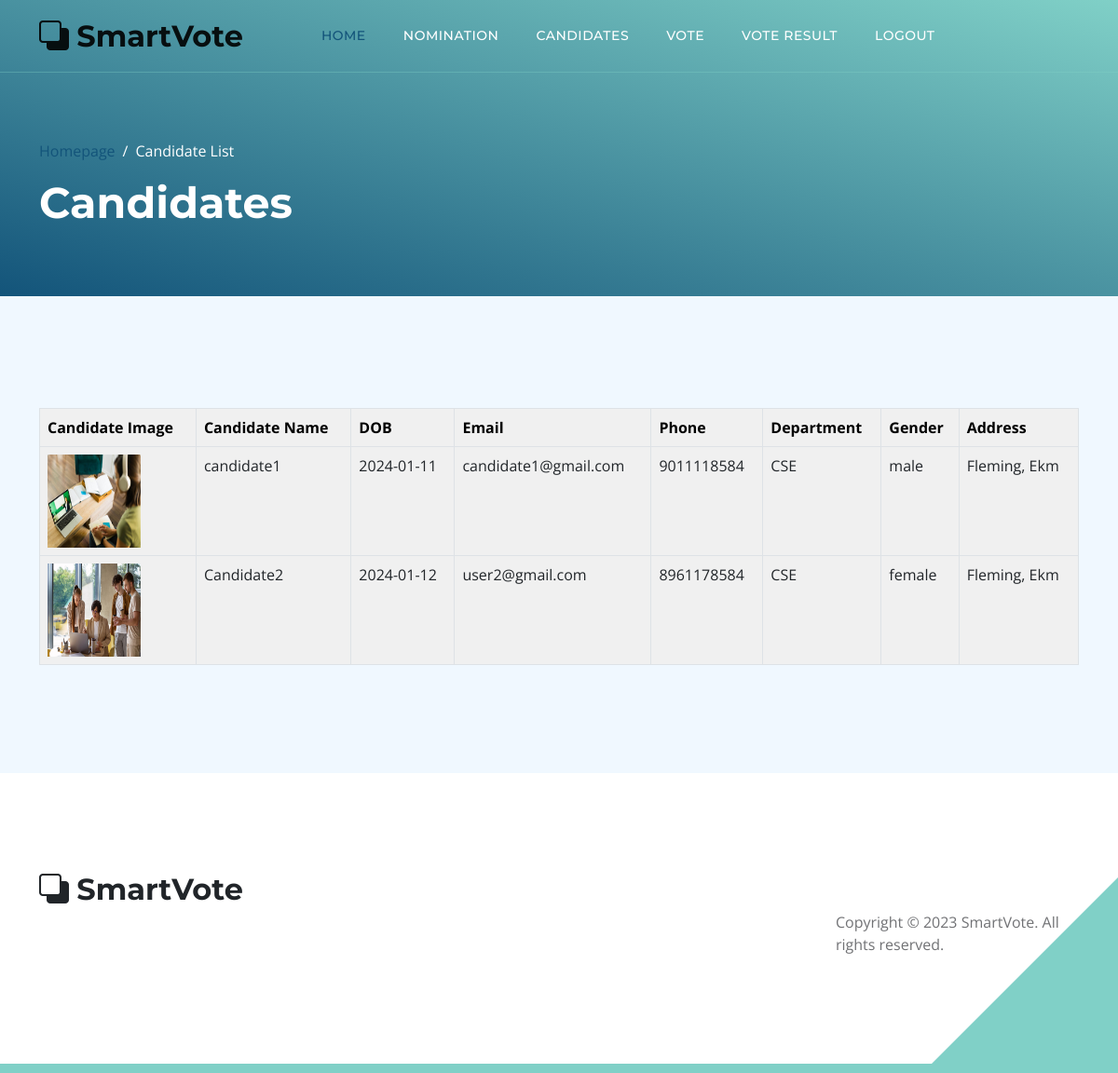
The page /preview_candidates_list_candidate (signed in) on the database its author committed.
### block_vote_app/models.py (models this page shows)
class Nomination(models.Model):
    n_id=models.IntegerField(primary_key=True)
    candidate_name=models.CharField(max_length=255)
    candidate_dob=models.CharField(max_length=255)
    candidate_email=models.CharField(max_length=255)
    candidate_phone=models.CharField(max_length=255)
    candidate_department=models.CharField(max_length=255)
    candidate_gender=models.CharField(max_length=255)
    candidate_address=models.CharField(max_length=255)
    statement_of_intent=models.CharField(max_length=255)
    candidate_image=models.CharField(max_length=255)
    status=models.CharField(max_length=255, default='Pending')

### block_vote_app/views.py (the view)
# urls.py: url(r'^preview_candidates_list_candidate',preview_candidates_list_candidate,name="preview_candidates_list_candidate"),
@never_cache
def preview_candidates_list_candidate(request):
	if 'uid' in request.session:
		mlist=Nomination.objects.filter(status="Approved")
		return render(request,'view_candidates_candidate.html',{'req': mlist})
	else:
		return render(request,'login_register.html')

### block_vote_app/templates/view_candidates_candidate.html (shortened to what this page needs)
{% load static %}
<!doctype html>
<html lang="en">
    <head>
        <link href="{% static 'css/bootstrap.min.css' %}" rel="stylesheet">
        <link href="{% static 'css/bootstrap-icons.css' %}" rel="stylesheet">
        <link href="{% static 'css/templatemo-topic-listing.css' %}" rel="stylesheet">
    </head>
    <body class="topics-listing-page" id="top">
        <main>
            <nav class="navbar navbar-expand-lg">
                <div class="container">
                    <a class="navbar-brand" href="#">
                        <i class="bi-back"></i>
                        <span>SmartVote</span>
                    </a>
                    <div class="collapse navbar-collapse" id="navbarNav">
                        <ul class="navbar-nav ms-lg-5 me-lg-auto">
                            <li class="nav-item">
                                <a class="nav-link click-scroll" href="{% url 'show_home_candidate' %}">Home</a>
                            </li>
                            <li class="nav-item">
                                <a class="nav-link click-scroll" href="{% url 'display_nomination' %}">Nomination</a>
                            </li>
                            <li class="nav-item">
                                <a class="nav-link click-scroll" href="{% url 'preview_candidates_list_candidate' %}">Candidates</a>
                            </li>
                            <li class="nav-item">
                                <a class="nav-link click-scroll" href="{% url 'visible_vote_page_candidate' %}">Vote</a>
                            </li>
                            <li class="nav-item">
                                <a class="nav-link click-scroll" href="{% url 'exhibit_result_candidate' %}">Vote Result</a>
                            </li>
                            <li class="nav-item">
                                <a class="nav-link" href="{% url 'logout' %}">Logout</a>
                            </li>
                        </ul>
                    </div>
                </div>
            </nav>
            <header class="site-header d-flex flex-column justify-content-center align-items-center">
                <div class="container">
                    <div class="row align-items-center">
                        <div class="col-lg-5 col-12">
                            <nav aria-label="breadcrumb">
                                <ol class="breadcrumb">
                                    <li class="breadcrumb-item"><a href="{% url 'show_home_candidate' %}">Homepage</a></li>
                                    <li class="breadcrumb-item active" aria-current="page">Candidate List</li>
                                </ol>
                            </nav>
                            <h2 class="text-white">Candidates</h2>
                        </div>
                    </div>
                </div>
            </header>
            <section class="section-padding section-bg">
                <div class="container">
              <div class="row">
                <div class="col-md-12">
                  <div class="table-wrap" style="margin-top: 20px;">
                    <table class="table table-bordered table-hover custom-table">
                    <thead>
                      <tr>
                        <th class="custom-text">Candidate Image</th>
                        <th class="custom-text">Candidate Name</th>
                        <th class="custom-text">DOB</th>
                        <th class="custom-text">Email</th>
                        <th class="custom-text">Phone</th>
                        <th class="custom-text">Department</th>
                        <th class="custom-text">Gender</th>
                        <th class="custom-text">Address</th>
                      </tr>
                    </thead>
                    <tbody>
                      {% for i in req %}
                      <tr scope="row">
                        <form action="" method="POST">
                          <td><input type="text" name="n_id" value="{{i.n_id}}" hidden>
                          <img src="{% static 'candidate_images/' %}{{ i.candidate_image }}" alt="Candidate Image" width="100" height="100"></td>
                          <td>{{i.candidate_name}}<input type="text" name="candidate_name" value="{{i.candidate_name}}" hidden></td>
                          <td>{{i.candidate_dob}}<input type="text" name="candidate_dob" id="candidate_dob" value="{{i.candidate_dob}}" hidden></td>
                          <td>{{i.candidate_email}}<input type="text" name="candidate_email" id="candidate_email" value="{{i.candidate_email}}" hidden></td>
                          <td>{{i.candidate_phone}}<input type="text" name="candidate_phone" id="candidate_phone" value="{{i.candidate_phone}}" hidden></td>
                          <td>{{i.candidate_department}}<input type="text" name="candidate_department" id="candidate_department" value="{{i.candidate_department}}" hidden></td>
                          <td>{{i.candidate_gender}}<input type="text" name="candidate_gender" id="candidate_gender" value="{{i.candidate_gender}}" hidden></td>
                          <td>{{i.candidate_address}}<input type="text" name="candidate_address" id="candidate_address" value="{{i.candidate_address}}" hidden></td>
                        </form>
                      </tr>
                      {% endfor %}
                    </tbody>
                  </table>
                  </div>
                </div>
              </div>
            </div>
            </section>
        </main>
        <footer class="site-footer section-padding">
            <div class="container">
                <div class="row">
                    <div class="col-lg-3 col-12 mb-4 pb-2">
                        <a class="navbar-brand mb-2" href="#">
                            <i class="bi-back"></i>
                            <span>SmartVote</span>
                        </a>
                    </div>
                    <div class="col-lg-3 col-md-4 col-12 mt-4 mt-lg-0 ms-auto">
                        <p class="copyright-text mt-lg-5 mt-4">Copyright © 2023 SmartVote. All rights reserved.
                    </div>
                </div>
            </div>
        </footer>
    </body>
</html>

### block_vote_app/static/css/templatemo-topic-listing.css (style rules this page uses)
:root { --white-color: #ffffff; --primary-color: #13547a; --secondary-color: #80d0c7; --section-bg-color: #f0f8ff; --custom-btn-bg-color: #80d0c7; --custom-btn-bg-hover-color: #13547a; --dark-color: #000000; --p-color: #717275; --border-color: #7fffd4; --link-hover-color: #13547a; --body-font-family: 'Open Sans', sans-serif; --title-font-family: 'Montserrat', sans-serif; --h1-font-size: 58px; --h2-font-size: 46px; --h3-font-size: 32px; --h4-font-size: 28px; --h5-font-size: 24px; --h6-font-size: 22px; --p-font-size: 20px; --menu-font-size: 14px; --btn-font-size: 18px; --copyright-font-size: 16px; --border-radius-large: 100px; --border-radius-medium: 20px; --border-radius-small: 10px; --font-weight-normal: 400; --font-weight-medium: 500; --font-weight-semibold: 600; --font-weight-bold: 700; }
body { background-color: var(--white-color); font-family: var(--body-font-family); }
h2, h3, h4, h5, h6 { color: var(--dark-color); }
h1, h2, h3, h4, h5, h6 { font-family: var(--title-font-family); font-weight: var(--font-weight-semibold); }
h2 { font-size: var(--h2-font-size); font-weight: var(--font-weight-bold); }
p { color: var(--p-color); font-size: var(--p-font-size); font-weight: var(--font-weight-normal); }
ul li { color: var(--p-color); font-size: var(--p-font-size); font-weight: var(--font-weight-normal); }
a, button { touch-action: manipulation; transition: all 0.3s; }
a { display: inline-block; color: var(--primary-color); text-decoration: none; }
.section-padding { padding-top: 100px; padding-bottom: 100px; }
.section-bg { background-color: var(--section-bg-color); }
.site-header { background-image: linear-gradient(15deg, #13547a 0%, #80d0c7 100%); padding-top: 150px; padding-bottom: 80px; }
.site-header .container { height: 100%; }
.breadcrumb-item+.breadcrumb-item::before, .breadcrumb-item a:hover, .breadcrumb-item.active { color: var(--white-color); }
.navbar { background: transparent; border-bottom: 1px solid rgba(128, 208, 199, 0.35); z-index: 9; }
.navbar-brand, .navbar-brand:hover { font-size: var(--h3-font-size); font-weight: var(--font-weight-bold); display: block; }
.navbar-brand span { font-family: var(--title-font-family); }
.navbar-expand-lg .navbar-nav .nav-link { border-radius: var(--border-radius-large); margin: 10px; padding: 10px; }
.navbar-nav .nav-link { display: inline-block; color: var(--white-color); font-family: var(--title-font-family); font-size: var(--menu-font-size); font-weight: var(--font-weight-medium); text-transform: uppercase; letter-spacing: 0.5px; position: relative; padding-top: 15px; padding-bottom: 15px; }
.navbar-nav .nav-link.active, .navbar-nav .nav-link:hover { color: var(--primary-color); }
.topics-listing-page .site-header { padding-bottom: 65px; }
.site-footer { border-bottom: 10px solid var(--secondary-color); position: relative; }
.site-footer::after { content: ""; position: absolute; bottom: 0; right: 0; width: 0; height: 0; border-style: solid; border-width: 0 0 200px 200px; border-color: transparent transparent var(--secondary-color) transparent; pointer-events: none; }
.copyright-text { font-size: var(--copyright-font-size); }

### block_vote_app/templates/view_candidates_candidate.html (style rules this page uses)
.custom-table { background-color: #F0F0F0; }
.custom-text { color: #000000; }

### rows shown on the page
Nomination: candidate_image (picture), candidate_name "candidate1", candidate_dob "2024-01-11", candidate_email "candidate1@gmail.com", candidate_phone "9011118584", candidate_department "CSE", candidate_gender "male", candidate_address "Fleming, Ekm"
Nomination: candidate_image (picture), candidate_name "Candidate2", candidate_dob "2024-01-12", candidate_email "user2@gmail.com", candidate_phone "8961178584", candidate_department "CSE", candidate_gender "female", candidate_address "Fleming, Ekm"
